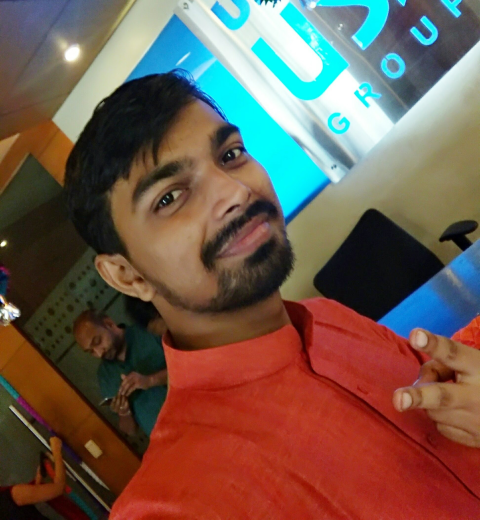
#> input picture Imagewrite.png, 480 x 520 px
$ python ImagetoBinaryImages.py
#> lines starting #> are read from the running program, lines starting #| are printed output that depends on the picture; after the words box and inside, x2 and y2 are one past the last pixel; in counts of white or black regions, pixels touching at a corner belong together
import cv2
img = cv2.imread('Imagewrite.png',0)#method two is is option 0
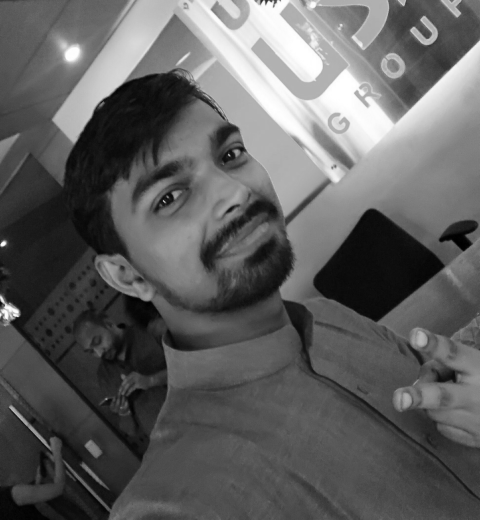
#> img: shape (520, 480); min 0, max 255, mean 95.3
cv2.imshow('Gray',img)
cv2.waitKey(0) &  0xFF
#thrus holding
ret , binary = cv2.threshold(img,32,255,cv2.THRESH_BINARY)
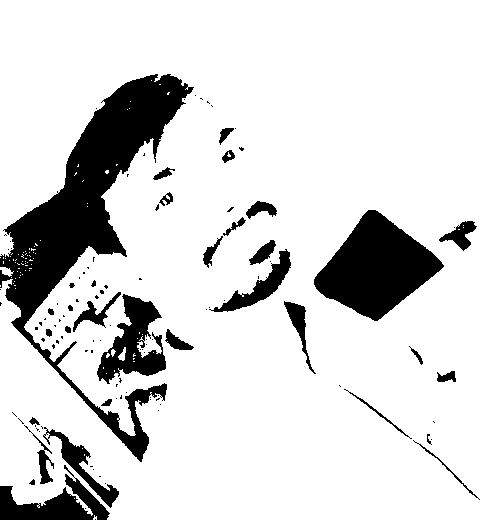
#> binary: shape (520, 480); 84.4% white; 114 black regions (81 under 20 px), largest, box (x1, y1, x2, y2) and area: (0, 74, 194, 462) 18553, (314, 210, 444, 321) 7964, (97, 294, 166, 384) 2931
cv2.imshow('Binary Image',binary)
cv2.waitKey(0) &  0xFF
cv2.destroyAllWindows()
